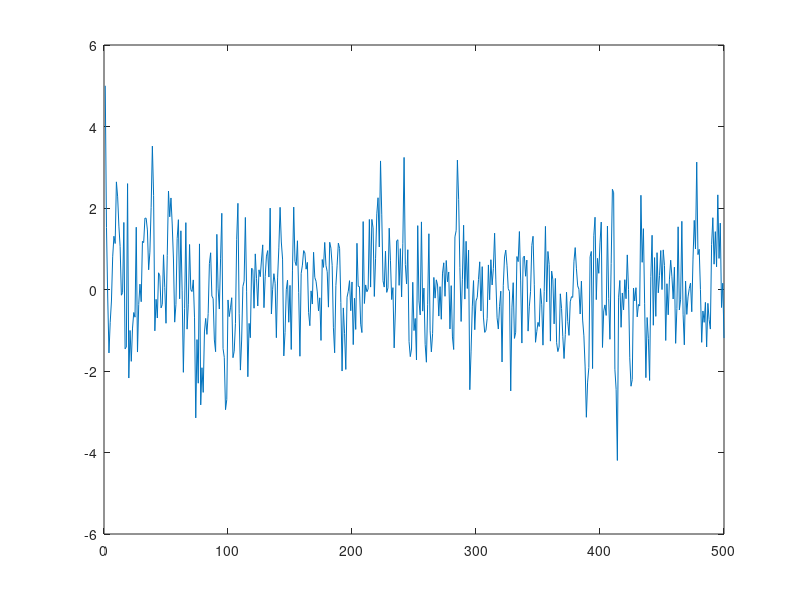
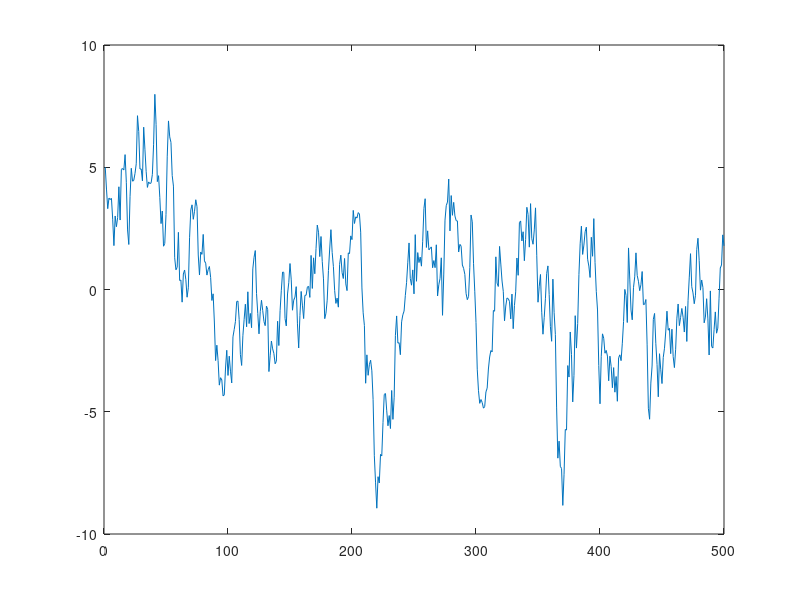
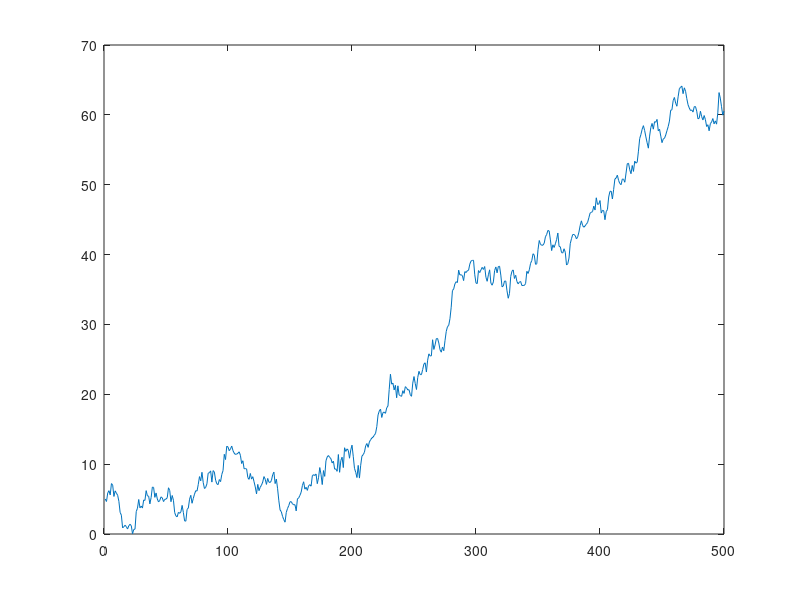
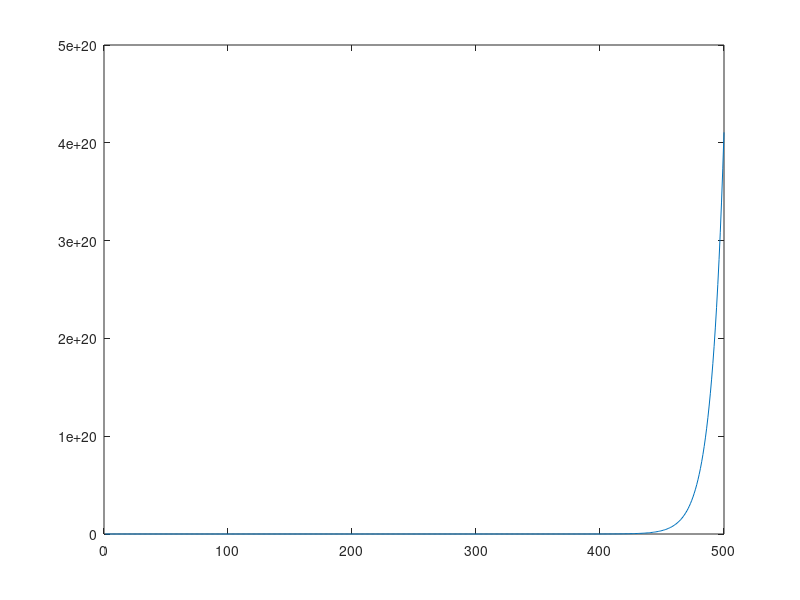

Source code (MATLAB) for these figures, in order:
% Parameters
betas = [0.4, 0.9, 1, 1.1];
n = 500;
m0 = 5;
sigma_squared = 0.25;

fig_counter = 1;

for b = betas;
    figure(fig_counter);
    x = zeros(1,n);
    x(1) = m0;	
   for i = 2:n;
       x(i) = b*x(i-1) + randn(1);
   end
   
   plot(x                                                                                                                                                                                                                                                       );
   fig_counter = fig_counter + 1;
end